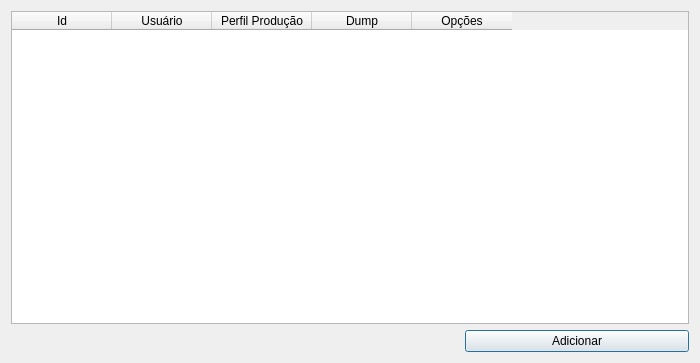
<?xml version="1.0" encoding="UTF-8"?>
<ui version="4.0">
 <class>Dialog</class>
 <widget class="QDialog" name="Dialog">
  <property name="geometry">
   <rect>
    <x>0</x>
    <y>0</y>
    <width>700</width>
    <height>363</height>
   </rect>
  </property>
  <property name="windowTitle">
   <string>Dialog</string>
  </property>
  <layout class="QGridLayout" name="gridLayout">
   <item row="1" column="2">
    <widget class="QPushButton" name="addProfileBtn">
     <property name="text">
      <string>Adicionar</string>
     </property>
    </widget>
   </item>
   <item row="0" column="0" colspan="3">
    <widget class="QTableWidget" name="tableWidget">
     <column>
      <property name="text">
       <string>Id</string>
      </property>
     </column>
     <column>
      <property name="text">
       <string>Usuário</string>
      </property>
     </column>
     <column>
      <property name="text">
       <string>Perfil Produção</string>
      </property>
     </column>
     <column>
      <property name="text">
       <string>Dump</string>
      </property>
     </column>
     <column>
      <property name="text">
       <string>Opções</string>
      </property>
     </column>
    </widget>
   </item>
   <item row="1" column="0" colspan="2">
    <spacer name="horizontalSpacer">
     <property name="orientation">
      <enum>Qt::Horizontal</enum>
     </property>
     <property name="sizeHint" stdset="0">
      <size>
       <width>336</width>
       <height>20</height>
      </size>
     </property>
    </spacer>
   </item>
  </layout>
 </widget>
 <resources/>
 <connections/>
</ui>
